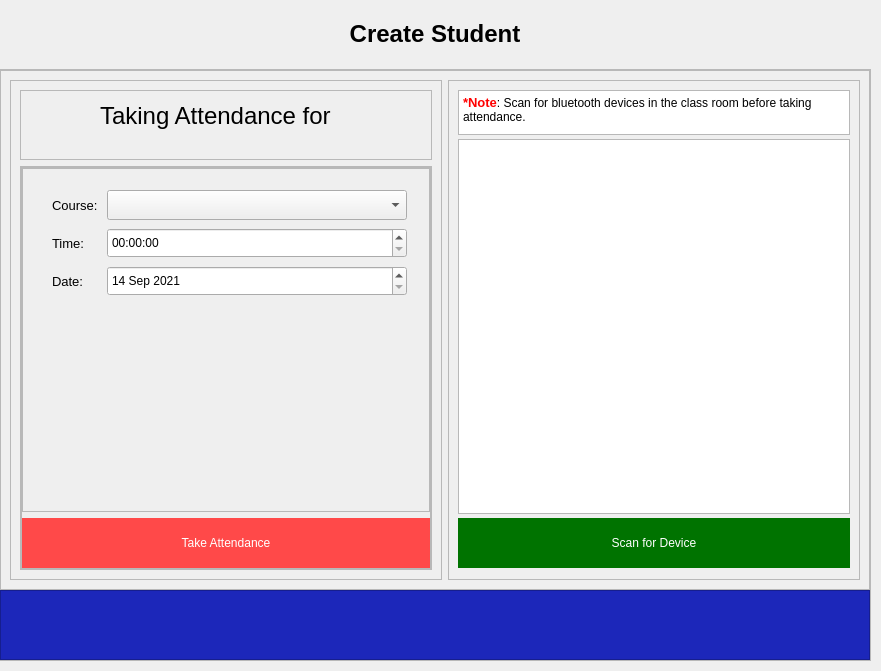
            <widget class="QWidget" name="take_attendance_page">
             <widget class="QFrame" name="frame_2">
              <property name="geometry">
               <rect>
                <x>-1</x>
                <y>-1</y>
                <width>872</width>
                <height>662</height>
               </rect>
              </property>
              <property name="frameShape">
               <enum>QFrame::NoFrame</enum>
              </property>
              <property name="frameShadow">
               <enum>QFrame::Raised</enum>
              </property>
              <layout class="QVBoxLayout" name="verticalLayout_3">
               <property name="spacing">
                <number>0</number>
               </property>
               <property name="leftMargin">
                <number>0</number>
               </property>
               <property name="topMargin">
                <number>0</number>
               </property>
               <property name="rightMargin">
                <number>0</number>
               </property>
               <property name="bottomMargin">
                <number>0</number>
               </property>
               <item>
                <widget class="QLabel" name="label_3">
                 <property name="minimumSize">
                  <size>
                   <width>0</width>
                   <height>70</height>
                  </size>
                 </property>
                 <property name="maximumSize">
                  <size>
                   <width>16777215</width>
                   <height>70</height>
                  </size>
                 </property>
                 <property name="font">
                  <font>
                   <pointsize>18</pointsize>
                   <weight>75</weight>
                   <bold>true</bold>
                  </font>
                 </property>
                 <property name="text">
                  <string>Create Student</string>
                 </property>
                 <property name="alignment">
                  <set>Qt::AlignCenter</set>
                 </property>
                </widget>
               </item>
               <item>
                <widget class="QFrame" name="frame_4">
                 <property name="minimumSize">
                  <size>
                   <width>0</width>
                   <height>592</height>
                  </size>
                 </property>
                 <property name="maximumSize">
                  <size>
                   <width>16777215</width>
                   <height>592</height>
                  </size>
                 </property>
                 <property name="frameShape">
                  <enum>QFrame::StyledPanel</enum>
                 </property>
                 <property name="frameShadow">
                  <enum>QFrame::Raised</enum>
                 </property>
                 <layout class="QVBoxLayout" name="verticalLayout_4">
                  <property name="spacing">
                   <number>0</number>
                  </property>
                  <property name="leftMargin">
                   <number>0</number>
                  </property>
                  <property name="topMargin">
                   <number>0</number>
                  </property>
                  <property name="rightMargin">
                   <number>0</number>
                  </property>
                  <property name="bottomMargin">
                   <number>0</number>
                  </property>
                  <item>
                   <widget class="QFrame" name="frame_5">
                    <property name="minimumSize">
                     <size>
                      <width>870</width>
                      <height>520</height>
                     </size>
                    </property>
                    <property name="frameShape">
                     <enum>QFrame::StyledPanel</enum>
                    </property>
                    <property name="frameShadow">
                     <enum>QFrame::Raised</enum>
                    </property>
                    <layout class="QHBoxLayout" name="horizontalLayout_3">
                     <item>
                      <widget class="QFrame" name="frame_7">
                       <property name="minimumSize">
                        <size>
                         <width>432</width>
                         <height>0</height>
                        </size>
                       </property>
                       <property name="maximumSize">
                        <size>
                         <width>432</width>
                         <height>500</height>
                        </size>
                       </property>
                       <property name="frameShape">
                        <enum>QFrame::StyledPanel</enum>
                       </property>
                       <property name="frameShadow">
                        <enum>QFrame::Raised</enum>
                       </property>
                       <layout class="QVBoxLayout" name="verticalLayout_6">
                        <item>
                         <widget class="QFrame" name="frame_11">
                          <property name="minimumSize">
                           <size>
                            <width>0</width>
                            <height>70</height>
                           </size>
                          </property>
                          <property name="maximumSize">
                           <size>
                            <width>16777215</width>
                            <height>70</height>
                           </size>
                          </property>
                          <property name="frameShape">
                           <enum>QFrame::StyledPanel</enum>
                          </property>
                          <property name="frameShadow">
                           <enum>QFrame::Raised</enum>
                          </property>
                          <widget class="QLabel" name="label_6">
                           <property name="geometry">
                            <rect>
                             <x>80</x>
                             <y>10</y>
                             <width>241</width>
                             <height>31</height>
                            </rect>
                           </property>
                           <property name="font">
                            <font>
                             <pointsize>18</pointsize>
                            </font>
                           </property>
                           <property name="text">
                            <string>Taking Attendance for</string>
                           </property>
                          </widget>
                         </widget>
                        </item>
                        <item>
                         <widget class="QFrame" name="frame_9">
                          <property name="minimumSize">
                           <size>
                            <width>0</width>
                            <height>50</height>
                           </size>
                          </property>
                          <property name="frameShape">
                           <enum>QFrame::StyledPanel</enum>
                          </property>
                          <property name="frameShadow">
                           <enum>QFrame::Raised</enum>
                          </property>
                          <layout class="QVBoxLayout" name="verticalLayout_7">
                           <property name="leftMargin">
                            <number>0</number>
                           </property>
                           <property name="topMargin">
                            <number>0</number>
                           </property>
                           <property name="rightMargin">
                            <number>0</number>
                           </property>
                           <property name="bottomMargin">
                            <number>0</number>
                           </property>
                           <item>
                            <widget class="QFrame" name="frame_12">
                             <property name="minimumSize">
                              <size>
                               <width>0</width>
                               <height>70</height>
                              </size>
                             </property>
                             <property name="frameShape">
                              <enum>QFrame::StyledPanel</enum>
                             </property>
                             <property name="frameShadow">
                              <enum>QFrame::Raised</enum>
                             </property>
                             <layout class="QVBoxLayout" name="verticalLayout_8">
                              <property name="leftMargin">
                               <number>0</number>
                              </property>
                              <property name="topMargin">
                               <number>0</number>
                              </property>
                              <property name="rightMargin">
                               <number>0</number>
                              </property>
                              <property name="bottomMargin">
                               <number>0</number>
                              </property>
                              <item>
                               <widget class="QFrame" name="frame_10">
                                <property name="frameShape">
                                 <enum>QFrame::StyledPanel</enum>
                                </property>
                                <property name="frameShadow">
                                 <enum>QFrame::Raised</enum>
                                </property>
                                <widget class="QWidget" name="layoutWidget">
                                 <property name="geometry">
                                  <rect>
                                   <x>30</x>
                                   <y>20</y>
                                   <width>355</width>
                                   <height>110</height>
                                  </rect>
                                 </property>
                                 <layout class="QVBoxLayout" name="verticalLayout_10">
                                  <item>
                                   <layout class="QHBoxLayout" name="horizontalLayout_4">
                                    <item>
                                     <widget class="QLabel" name="label_4">
                                      <property name="font">
                                       <font>
                                        <pointsize>10</pointsize>
                                       </font>
                                      </property>
                                      <property name="text">
                                       <string>Course:</string>
                                      </property>
                                     </widget>
                                    </item>
                                    <item>
                                     <widget class="QComboBox" name="course_comboBox">
                                      <property name="minimumSize">
                                       <size>
                                        <width>300</width>
                                        <height>30</height>
                                       </size>
                                      </property>
                                     </widget>
                                    </item>
                                   </layout>
                                  </item>
                                  <item>
                                   <layout class="QHBoxLayout" name="horizontalLayout_5">
                                    <item>
                                     <widget class="QLabel" name="label_5">
                                      <property name="font">
                                       <font>
                                        <pointsize>10</pointsize>
                                       </font>
                                      </property>
                                      <property name="text">
                                       <string>Time:</string>
                                      </property>
                                     </widget>
                                    </item>
                                    <item>
                                     <widget class="QTimeEdit" name="timeEdit">
                                      <property name="minimumSize">
                                       <size>
                                        <width>300</width>
                                        <height>30</height>
                                       </size>
                                      </property>
                                      <property name="maximumSize">
                                       <size>
                                        <width>300</width>
                                        <height>30</height>
                                       </size>
                                      </property>
                                     </widget>
                                    </item>
                                   </layout>
                                  </item>
                                  <item>
                                   <layout class="QHBoxLayout" name="horizontalLayout_7">
                                    <item>
                                     <widget class="QLabel" name="label_2">
                                      <property name="font">
                                       <font>
                                        <pointsize>10</pointsize>
                                       </font>
                                      </property>
                                      <property name="text">
                                       <string>Date:</string>
                                      </property>
                                     </widget>
                                    </item>
                                    <item>
                                     <widget class="QDateEdit" name="dateEdit">
                                      <property name="minimumSize">
                                       <size>
                                        <width>300</width>
                                        <height>30</height>
                                       </size>
                                      </property>
                                      <property name="maximumSize">
                                       <size>
                                        <width>300</width>
                                        <height>30</height>
                                       </size>
                                      </property>
                                      <property name="dateTime">
                                       <datetime>
                                        <hour>0</hour>
                                        <minute>0</minute>
                                        <second>0</second>
                                        <year>2021</year>
                                        <month>9</month>
                                        <day>14</day>
                                       </datetime>
                                      </property>
                                      <property name="minimumDate">
                                       <date>
                                        <year>2021</year>
                                        <month>9</month>
                                        <day>14</day>
                                       </date>
                                      </property>
                                      <property name="date">
                                       <date>
                                        <year>2021</year>
                                        <month>9</month>
                                        <day>14</day>
                                       </date>
                                      </property>
                                     </widget>
                                    </item>
                                   </layout>
                                  </item>
                                 </layout>
                                </widget>
                               </widget>
                              </item>
                              <item>
                               <widget class="QPushButton" name="btn_take_attendance_2">
                                <property name="minimumSize">
                                 <size>
                                  <width>120</width>
                                  <height>50</height>
                                 </size>
                                </property>
                                <property name="styleSheet">
                                 <string notr="true">QPushButton {
	color: rgb(255, 255, 255);
	background-color: rgb(255, 73, 73);
	border: 0px solid;
}

QPushButton:hover {
	
	background-color: rgb(176, 21, 0);
}</string>
                                </property>
                                <property name="text">
                                 <string>Take Attendance</string>
                                </property>
                               </widget>
                              </item>
                             </layout>
                            </widget>
                           </item>
                          </layout>
                         </widget>
                        </item>
                       </layout>
                      </widget>
                     </item>
                     <item>
                      <widget class="QFrame" name="frame_8">
                       <property name="minimumSize">
                        <size>
                         <width>412</width>
                         <height>500</height>
                        </size>
                       </property>
                       <property name="maximumSize">
                        <size>
                         <width>432</width>
                         <height>500</height>
                        </size>
                       </property>
                       <property name="frameShape">
                        <enum>QFrame::StyledPanel</enum>
                       </property>
                       <property name="frameShadow">
                        <enum>QFrame::Raised</enum>
                       </property>
                       <layout class="QVBoxLayout" name="verticalLayout_5">
                        <property name="spacing">
                         <number>4</number>
                        </property>
                        <item>
                         <widget class="QTextBrowser" name="textBrowser">
                          <property name="minimumSize">
                           <size>
                            <width>0</width>
                            <height>45</height>
                           </size>
                          </property>
                          <property name="maximumSize">
                           <size>
                            <width>16777215</width>
                            <height>45</height>
                           </size>
                          </property>
                          <property name="html">
                           <string>&lt;!DOCTYPE HTML PUBLIC &quot;-//W3C//DTD HTML 4.0//EN&quot; &quot;http://www.w3.org/TR/REC-html40/strict.dtd&quot;&gt;
&lt;html&gt;&lt;head&gt;&lt;meta name=&quot;qrichtext&quot; content=&quot;1&quot; /&gt;&lt;style type=&quot;text/css&quot;&gt;
p, li { white-space: pre-wrap; }
&lt;/style&gt;&lt;/head&gt;&lt;body style=&quot; font-family:'MS Shell Dlg 2'; font-size:8.25pt; font-weight:400; font-style:normal;&quot;&gt;
&lt;p style=&quot; margin-top:0px; margin-bottom:0px; margin-left:0px; margin-right:0px; -qt-block-indent:0; text-indent:0px;&quot;&gt;&lt;span style=&quot; font-family:'Segoe UI'; font-size:10pt; font-weight:696; color:#ff0000;&quot;&gt;*Note&lt;/span&gt;&lt;span style=&quot; font-family:'Segoe UI'; font-size:9pt;&quot;&gt;: Scan for bluetooth devices in the class room before taking attendance.&lt;/span&gt;&lt;/p&gt;&lt;/body&gt;&lt;/html&gt;</string>
                          </property>
                         </widget>
                        </item>
                        <item>
                         <widget class="QListView" name="blt_device_list">
                          <property name="minimumSize">
                           <size>
                            <width>330</width>
                            <height>375</height>
                           </size>
                          </property>
                          <property name="maximumSize">
                           <size>
                            <width>16777215</width>
                            <height>375</height>
                           </size>
                          </property>
                          <property name="viewMode">
                           <enum>QListView::ListMode</enum>
                          </property>
                         </widget>
                        </item>
                        <item>
                         <widget class="QPushButton" name="btn_scan_btl">
                          <property name="minimumSize">
                           <size>
                            <width>120</width>
                            <height>50</height>
                           </size>
                          </property>
                          <property name="styleSheet">
                           <string notr="true">QPushButton {
	color: rgb(255, 255, 255);
	background-color: rgb(0, 115, 0);
	border: 0px solid;
}

QPushButton:hover {
	background-color: rgb(0, 170, 0);
}</string>
                          </property>
                          <property name="text">
                           <string>Scan for Device</string>
                          </property>
                         </widget>
                        </item>
                       </layout>
                      </widget>
                     </item>
                    </layout>
                   </widget>
                  </item>
                  <item>
                   <widget class="QFrame" name="frame_6">
                    <property name="minimumSize">
                     <size>
                      <width>0</width>
                      <height>70</height>
                     </size>
                    </property>
                    <property name="maximumSize">
                     <size>
                      <width>16777215</width>
                      <height>70</height>
                     </size>
                    </property>
                    <property name="styleSheet">
                     <string notr="true">background-color: rgb(28, 39, 186);</string>
                    </property>
                    <property name="frameShape">
                     <enum>QFrame::StyledPanel</enum>
                    </property>
                    <property name="frameShadow">
                     <enum>QFrame::Raised</enum>
                    </property>
                   </widget>
                  </item>
                 </layout>
                </widget>
               </item>
              </layout>
             </widget>
            </widget>
